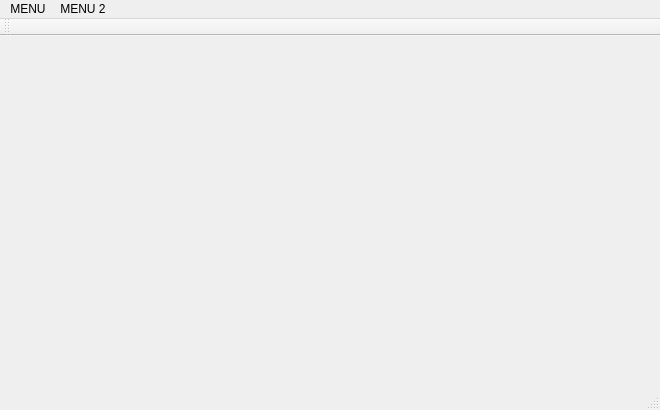
<?xml version="1.0" encoding="UTF-8"?>
<ui version="4.0">
 <class>MainPageManager</class>
 <widget class="QMainWindow" name="MainPageManager">
  <property name="geometry">
   <rect>
    <x>0</x>
    <y>0</y>
    <width>660</width>
    <height>410</height>
   </rect>
  </property>
  <property name="windowTitle">
   <string>QtTestMainWindow</string>
  </property>
  <widget class="QWidget" name="centralWidget">
   <widget class="QWidget" name="gridLayoutWidget">
    <property name="geometry">
     <rect>
      <x>0</x>
      <y>0</y>
      <width>661</width>
      <height>351</height>
     </rect>
    </property>
    <layout class="QGridLayout" name="gridLayout">
     <item row="0" column="0">
      <widget class="QStackedWidget" name="widgetStack">
       <property name="currentIndex">
        <number>1</number>
       </property>
       <widget class="QWidget" name="page"/>
       <widget class="QWidget" name="page_2"/>
      </widget>
     </item>
    </layout>
   </widget>
  </widget>
  <widget class="QMenuBar" name="menuBar">
   <property name="geometry">
    <rect>
     <x>0</x>
     <y>0</y>
     <width>660</width>
     <height>22</height>
    </rect>
   </property>
   <widget class="QMenu" name="menuMENU">
    <property name="title">
     <string>MENU</string>
    </property>
   </widget>
   <widget class="QMenu" name="menuMENU_2">
    <property name="title">
     <string>MENU 2</string>
    </property>
   </widget>
   <addaction name="menuMENU"/>
   <addaction name="menuMENU_2"/>
  </widget>
  <widget class="QToolBar" name="mainToolBar">
   <attribute name="toolBarArea">
    <enum>TopToolBarArea</enum>
   </attribute>
   <attribute name="toolBarBreak">
    <bool>false</bool>
   </attribute>
  </widget>
  <widget class="QStatusBar" name="statusBar"/>
 </widget>
 <layoutdefault spacing="6" margin="11"/>
 <resources/>
 <connections/>
</ui>
